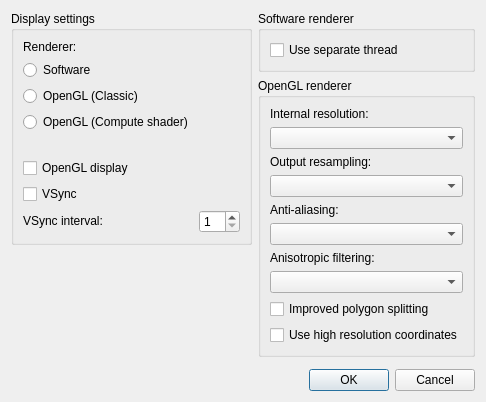
<?xml version="1.0" encoding="UTF-8"?>
<ui version="4.0">
 <class>VideoSettingsDialog</class>
 <widget class="QDialog" name="VideoSettingsDialog">
  <property name="geometry">
   <rect>
    <x>0</x>
    <y>0</y>
    <width>514</width>
    <height>417</height>
   </rect>
  </property>
  <property name="sizePolicy">
   <sizepolicy hsizetype="Preferred" vsizetype="Preferred">
    <horstretch>0</horstretch>
    <verstretch>0</verstretch>
   </sizepolicy>
  </property>
  <property name="windowTitle">
   <string>Video settings - melonDS</string>
  </property>
  <layout class="QGridLayout" name="gridLayout">
   <property name="sizeConstraint">
    <enum>QLayout::SizeConstraint::SetFixedSize</enum>
   </property>
   <property name="horizontalSpacing">
    <number>6</number>
   </property>
   <item row="1" column="1">
    <widget class="QGroupBox" name="groupBox_3">
     <property name="title">
      <string>OpenGL renderer</string>
     </property>
     <layout class="QGridLayout" name="gridLayout_4">
      <item row="6" column="0">
       <widget class="QLabel" name="label_6">
        <property name="text">
         <string>Anisotropic filtering:</string>
        </property>
       </widget>
      </item>
      <item row="2" column="0">
       <widget class="QLabel" name="label_4">
        <property name="text">
         <string>Output resampling:</string>
        </property>
       </widget>
      </item>
      <item row="3" column="0">
       <widget class="QComboBox" name="cbxOutputResampling">
        <property name="toolTip">
         <string>&lt;html&gt;&lt;head/&gt;&lt;body&gt;&lt;p&gt;The method by which the game output is scaled to the screen. &lt;/p&gt;&lt;p&gt;&lt;span style=&quot; font-weight:700;&quot;&gt;Nearest&lt;/span&gt; doesn't do any interpolation between pixels. At non-integer scales, it will create uneven pixels.&lt;/p&gt;&lt;p&gt;&lt;span style=&quot; font-weight:700;&quot;&gt;Bilinear&lt;/span&gt; uses linear interpolation between pixels.&lt;/p&gt;&lt;p&gt;&lt;span style=&quot; font-weight:700;&quot;&gt;Adaptive&lt;/span&gt; uses bilinear filtering for upscaling and area sampling for downscaling. When internal resolution is above the output resolution, it acts similar to SSAA, properly downscaling the image without introducing aliasing.&lt;/p&gt;&lt;p&gt;&lt;span style=&quot; font-weight:700;&quot;&gt;Sharp Bilinear&lt;/span&gt; uses nearest neighbor to integer scale above the output resolution, followed by a bilinear downscale. This is used to retain the pixelated look of nearest neighbor without getting uneven pixels at non-integer scales.&lt;/p&gt;&lt;p&gt;All of the options are gamma corrected.&lt;/p&gt;&lt;/body&gt;&lt;/html&gt;</string>
        </property>
        <property name="whatsThis">
         <string/>
        </property>
       </widget>
      </item>
      <item row="0" column="0">
       <widget class="QLabel" name="label_3">
        <property name="text">
         <string>Internal resolution:</string>
        </property>
       </widget>
      </item>
      <item row="8" column="0">
       <widget class="QCheckBox" name="cbBetterPolygons">
        <property name="whatsThis">
         <string>&lt;html&gt;&lt;head/&gt;&lt;body&gt;&lt;p&gt;Enabling this may help reduce distortion on quads and more complex polygons, but may also reduce performance.&lt;/p&gt;&lt;/body&gt;&lt;/html&gt;</string>
        </property>
        <property name="text">
         <string>Improved polygon splitting</string>
        </property>
       </widget>
      </item>
      <item row="4" column="0">
       <widget class="QLabel" name="label_5">
        <property name="text">
         <string>Anti-aliasing:</string>
        </property>
       </widget>
      </item>
      <item row="7" column="0">
       <widget class="QComboBox" name="cbxAnisotropicFiltering">
        <property name="toolTip">
         <string>&lt;html&gt;&lt;head/&gt;&lt;body&gt;&lt;p&gt;Greatly enhances the visual quality of textures that are viewed at extreme angles.&lt;/p&gt;&lt;p&gt;This has little performance impact on most devices.&lt;/p&gt;&lt;/body&gt;&lt;/html&gt;</string>
        </property>
        <property name="whatsThis">
         <string/>
        </property>
       </widget>
      </item>
      <item row="9" column="0">
       <widget class="QCheckBox" name="cbxComputeHiResCoords">
        <property name="text">
         <string>Use high resolution coordinates</string>
        </property>
       </widget>
      </item>
      <item row="5" column="0">
       <widget class="QComboBox" name="cbxAntiAliasing">
        <property name="toolTip">
         <string>&lt;html&gt;&lt;head/&gt;&lt;body&gt;&lt;p&gt;Reduces the amount of aliasing resulting in smoother edges.&lt;/p&gt;&lt;p&gt;&lt;span style=&quot; font-weight:700;&quot;&gt;FXAA&lt;/span&gt; is a very fast and lightweight antialiasing filter but is more aggressive and may slightly blur the final image.&lt;/p&gt;&lt;p&gt;&lt;span style=&quot; font-weight:700;&quot;&gt;SMAA&lt;/span&gt; is a slightly heavier but higher quality antialiasing filter that is more selective about which edges it smooths.&lt;/p&gt;&lt;/body&gt;&lt;/html&gt;</string>
        </property>
        <property name="whatsThis">
         <string/>
        </property>
       </widget>
      </item>
      <item row="1" column="0">
       <widget class="QComboBox" name="cbxGLResolution">
        <property name="whatsThis">
         <string>&lt;html&gt;&lt;head/&gt;&lt;body&gt;&lt;p&gt;The resolution at which the 3D graphics will be rendered. Higher resolutions improve graphics quality when the main window is enlarged, but may also cause glitches.&lt;/p&gt;&lt;/body&gt;&lt;/html&gt;</string>
        </property>
       </widget>
      </item>
     </layout>
    </widget>
   </item>
   <item row="0" column="1">
    <widget class="QGroupBox" name="groupBox_2">
     <property name="title">
      <string>Software renderer</string>
     </property>
     <layout class="QGridLayout" name="gridLayout_3">
      <item row="0" column="0">
       <widget class="QCheckBox" name="cbSoftwareThreaded">
        <property name="whatsThis">
         <string>&lt;html&gt;&lt;head/&gt;&lt;body&gt;&lt;p&gt;Run the software renderer on a separate thread. Yields better performance on multi-core CPUs.&lt;/p&gt;&lt;/body&gt;&lt;/html&gt;</string>
        </property>
        <property name="text">
         <string>Use separate thread</string>
        </property>
       </widget>
      </item>
     </layout>
    </widget>
   </item>
   <item row="4" column="0" colspan="2">
    <widget class="QDialogButtonBox" name="buttonBox">
     <property name="orientation">
      <enum>Qt::Orientation::Horizontal</enum>
     </property>
     <property name="standardButtons">
      <set>QDialogButtonBox::StandardButton::Cancel|QDialogButtonBox::StandardButton::Ok</set>
     </property>
    </widget>
   </item>
   <item row="0" column="0" rowspan="3" alignment="Qt::AlignmentFlag::AlignTop">
    <widget class="QGroupBox" name="groupBox">
     <property name="title">
      <string>Display settings</string>
     </property>
     <layout class="QGridLayout" name="gridLayout_2">
      <item row="7" column="1">
       <widget class="QSpinBox" name="sbVSyncInterval">
        <property name="whatsThis">
         <string>&lt;html&gt;&lt;head/&gt;&lt;body&gt;&lt;p&gt;The interval at which to synchronize to the monitor's refresh rate. Set to 1 for a 60Hz monitor, 2 for 120Hz, ...&lt;/p&gt;&lt;/body&gt;&lt;/html&gt;</string>
        </property>
        <property name="minimum">
         <number>1</number>
        </property>
        <property name="maximum">
         <number>20</number>
        </property>
       </widget>
      </item>
      <item row="5" column="0" colspan="2">
       <widget class="QCheckBox" name="cbGLDisplay">
        <property name="whatsThis">
         <string>&lt;html&gt;&lt;head/&gt;&lt;body&gt;&lt;p&gt;Use OpenGL to draw the DS screens to the main window. May result in better frame pacing. Mandatory when using the OpenGL 3D renderer.&lt;/p&gt;&lt;/body&gt;&lt;/html&gt;</string>
        </property>
        <property name="text">
         <string>OpenGL display</string>
        </property>
       </widget>
      </item>
      <item row="4" column="0" colspan="2">
       <spacer name="verticalSpacer">
        <property name="orientation">
         <enum>Qt::Orientation::Vertical</enum>
        </property>
        <property name="sizeType">
         <enum>QSizePolicy::Policy::Fixed</enum>
        </property>
        <property name="sizeHint" stdset="0">
         <size>
          <width>20</width>
          <height>20</height>
         </size>
        </property>
       </spacer>
      </item>
      <item row="6" column="0" colspan="2">
       <widget class="QCheckBox" name="cbVSync">
        <property name="whatsThis">
         <string>&lt;html&gt;&lt;head/&gt;&lt;body&gt;&lt;p&gt;When using OpenGL, synchronize the video output to your monitor's refresh rate.&lt;/p&gt;&lt;/body&gt;&lt;/html&gt;</string>
        </property>
        <property name="text">
         <string>VSync</string>
        </property>
       </widget>
      </item>
      <item row="7" column="0">
       <widget class="QLabel" name="label_2">
        <property name="sizePolicy">
         <sizepolicy hsizetype="Fixed" vsizetype="Fixed">
          <horstretch>0</horstretch>
          <verstretch>0</verstretch>
         </sizepolicy>
        </property>
        <property name="whatsThis">
         <string>&lt;html&gt;&lt;head/&gt;&lt;body&gt;&lt;p&gt;The interval at which to synchronize to the monitor's refresh rate. Set to 1 for a 60Hz monitor, 2 for 120Hz, ...&lt;/p&gt;&lt;/body&gt;&lt;/html&gt;</string>
        </property>
        <property name="text">
         <string>VSync interval:</string>
        </property>
       </widget>
      </item>
      <item row="2" column="0" colspan="2">
       <widget class="QRadioButton" name="rb3DOpenGL">
        <property name="whatsThis">
         <string>&lt;html&gt;&lt;head/&gt;&lt;body&gt;&lt;p&gt;The OpenGL renderer may be faster than software and supports graphical enhancements, but is more prone to glitches.&lt;/p&gt;&lt;/body&gt;&lt;/html&gt;</string>
        </property>
        <property name="text">
         <string>OpenGL (Classic)</string>
        </property>
       </widget>
      </item>
      <item row="1" column="0" colspan="2">
       <widget class="QRadioButton" name="rb3DSoftware">
        <property name="whatsThis">
         <string>&lt;html&gt;&lt;head/&gt;&lt;body&gt;&lt;p&gt;The software renderer is more accurate and less prone to rendering glitches, but requires more CPU power.&lt;/p&gt;&lt;/body&gt;&lt;/html&gt;</string>
        </property>
        <property name="text">
         <string>Software</string>
        </property>
       </widget>
      </item>
      <item row="0" column="0" colspan="2">
       <widget class="QLabel" name="label">
        <property name="text">
         <string>Renderer:</string>
        </property>
       </widget>
      </item>
      <item row="3" column="0">
       <widget class="QRadioButton" name="rb3DCompute">
        <property name="text">
         <string>OpenGL (Compute shader)</string>
        </property>
       </widget>
      </item>
     </layout>
    </widget>
   </item>
  </layout>
 </widget>
 <tabstops>
  <tabstop>rb3DSoftware</tabstop>
  <tabstop>rb3DOpenGL</tabstop>
  <tabstop>cbGLDisplay</tabstop>
  <tabstop>cbVSync</tabstop>
  <tabstop>sbVSyncInterval</tabstop>
  <tabstop>cbSoftwareThreaded</tabstop>
  <tabstop>cbxGLResolution</tabstop>
  <tabstop>cbxOutputResampling</tabstop>
  <tabstop>cbxAntiAliasing</tabstop>
  <tabstop>cbBetterPolygons</tabstop>
 </tabstops>
 <resources/>
 <connections>
  <connection>
   <sender>buttonBox</sender>
   <signal>accepted()</signal>
   <receiver>VideoSettingsDialog</receiver>
   <slot>accept()</slot>
   <hints>
    <hint type="sourcelabel">
     <x>248</x>
     <y>254</y>
    </hint>
    <hint type="destinationlabel">
     <x>157</x>
     <y>274</y>
    </hint>
   </hints>
  </connection>
  <connection>
   <sender>buttonBox</sender>
   <signal>rejected()</signal>
   <receiver>VideoSettingsDialog</receiver>
   <slot>reject()</slot>
   <hints>
    <hint type="sourcelabel">
     <x>316</x>
     <y>260</y>
    </hint>
    <hint type="destinationlabel">
     <x>286</x>
     <y>274</y>
    </hint>
   </hints>
  </connection>
 </connections>
</ui>
